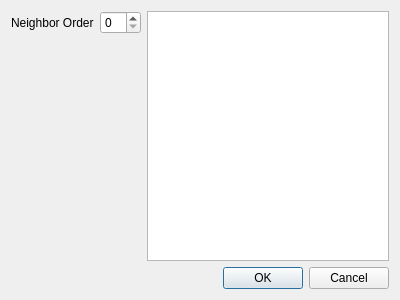
<?xml version="1.0" encoding="UTF-8"?>
<ui version="4.0">
 <class>ContactPluginGUI</class>
 <widget class="QWidget" name="ContactPluginGUI">
  <property name="windowModality">
   <enum>Qt::NonModal</enum>
  </property>
  <property name="geometry">
   <rect>
    <x>0</x>
    <y>0</y>
    <width>400</width>
    <height>300</height>
   </rect>
  </property>
  <property name="windowTitle">
   <string>Contact Plugin: Please define adhesion coefficients</string>
  </property>
  <layout class="QGridLayout" name="gridLayout_2">
   <item row="0" column="0">
    <layout class="QHBoxLayout" name="horizontalLayout">
     <item>
      <layout class="QVBoxLayout" name="verticalLayout">
       <item>
        <layout class="QFormLayout" name="formLayout">
         <item row="0" column="0">
          <widget class="QLabel" name="label">
           <property name="text">
            <string>Neighbor Order</string>
           </property>
          </widget>
         </item>
         <item row="0" column="1">
          <widget class="QSpinBox" name="spinBox"/>
         </item>
        </layout>
       </item>
      </layout>
     </item>
     <item>
      <widget class="QTableWidget" name="tableWidget"/>
     </item>
    </layout>
   </item>
   <item row="1" column="0">
    <widget class="QDialogButtonBox" name="buttonBox">
     <property name="standardButtons">
      <set>QDialogButtonBox::Cancel|QDialogButtonBox::Ok</set>
     </property>
    </widget>
   </item>
  </layout>
 </widget>
 <resources/>
 <connections/>
</ui>
